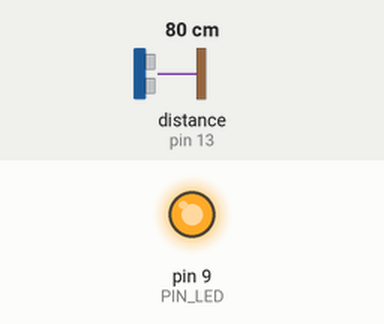
A sketch run on a simulated Arduino Uno, built with avr-gcc and run on an emulated ATmega328P. Parts: output pins drawn as LEDs (lit = HIGH). Wiring (inferred from the names in the program): ultrasonic range finder: trigger pin 12; echo pin 13. The test bench sets the inputs (shaded band); at power-on: distance to the obstacle (sensor on pin 13) 80 cm. The echo pulse lasts 58.3 µs per cm; pins used as bus, display or sensor lines are not drawn; what the sketch prints to the serial monitor is not drawn.

Above: at 1.2 s.
1.3 s: distance to the obstacle (sensor on pin 13) set to 250 cm
3.2 s: distance to the obstacle (sensor on pin 13) set to 120 cm
Timing chart, 0 to 6.2 s (numbered marks = the images above; inputs shaded):
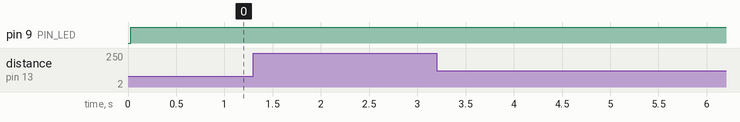

The sketch:

08P07.ino
```cpp
#include <Servo.h>
#include <math.h>

#define PIN_LED  9
#define PIN_TRIG 12
#define PIN_ECHO 13

#define SND_VEL 346.0
#define INTERVAL 25
#define PULSE_DURATION 10
#define _DIST_MIN 100.0
#define _DIST_MAX 300.0

#define TIMEOUT ((INTERVAL / 2) * 1000.0)
#define SCALE (0.001 * 0.5 * SND_VEL)

unsigned long last_sampling_time;

float USS_measure(int TRIG, int ECHO) {
  digitalWrite(TRIG, HIGH);
  delayMicroseconds(PULSE_DURATION);
  digitalWrite(TRIG, LOW);
  unsigned long dur = pulseIn(ECHO, HIGH, TIMEOUT);
  if (dur == 0) return NAN;
  return dur * SCALE;
}

uint8_t pwmFromDistance(float d) {
  if (isnan(d)) return 255;
  if (d < _DIST_MIN) d = _DIST_MIN;
  if (d > _DIST_MAX) d = _DIST_MAX;
  float delta = fabsf(d - 200.0f);
  float pwmf = (delta * 255.0f) / 100.0f;
  if (pwmf < 0.0f) pwmf = 0.0f;
  if (pwmf > 255.0f) pwmf = 255.0f;
  return (uint8_t)(pwmf + 0.5f);
}

void setup() {
  pinMode(PIN_LED, OUTPUT);
  pinMode(PIN_TRIG, OUTPUT);
  pinMode(PIN_ECHO, INPUT);
  digitalWrite(PIN_TRIG, LOW);
  Serial.begin(57600);
  last_sampling_time = millis();
}

void loop() {
  unsigned long now = millis();
  if (now - last_sampling_time < INTERVAL) return;

  float distance = USS_measure(PIN_TRIG, PIN_ECHO);
  uint8_t pwm = pwmFromDistance(distance);
  analogWrite(PIN_LED, pwm);

  Serial.print("Min:");       Serial.print(_DIST_MIN);
  Serial.print(",distance:"); Serial.print(distance);
  Serial.print(",pwm:");      Serial.print((int)pwm);
  Serial.print(",Max:");      Serial.print(_DIST_MAX);
  Serial.println();

  last_sampling_time = now;
}
```

Measured:
- after the input at 1.3 s, every drawn part: stays the same
- after the input at 3.2 s, every drawn part: stays the same
